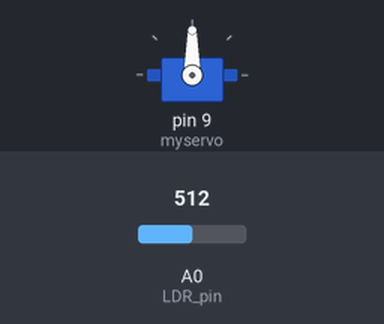
The sketch below on a simulated Arduino Uno, built with avr-gcc and run on an emulated ATmega328P. Shown: servo. Inputs (shaded band) come from the test bench; at power-on: A0 (LDR_pin) = 512.

Above: at 1.2 s.
1.3 s: A0 (LDR_pin) set to 716
At 2.3 s:
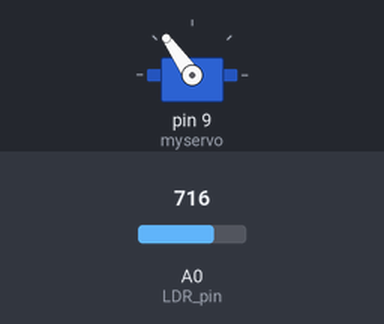
2.8 s: A0 (LDR_pin) set to 900
At 3.2 s:
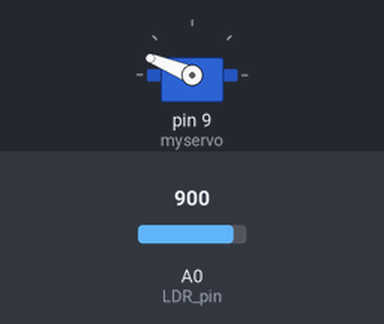
4.3 s: A0 (LDR_pin) set to 1023
At 4.6 s:
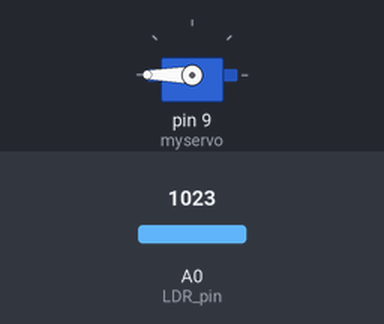
5.8 s: A0 (LDR_pin) set to 306
At 6.6 s:
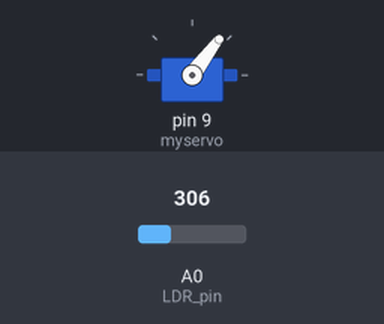
7.3 s: A0 (LDR_pin) set to 122
At 8.1 s:
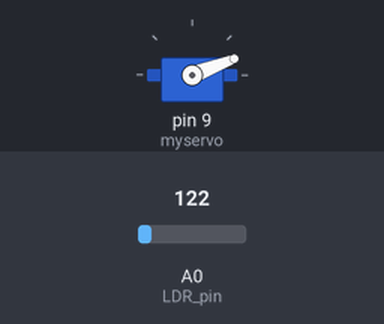
Timing chart, 0 to 9.8 s (numbered marks = the images above; inputs shaded):
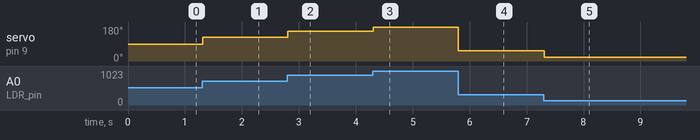

Measured:
- after the input at 1.3 s, servo on pin 9 (myservo): 90° → 125° at once
- after the input at 2.8 s, servo on pin 9 (myservo): 125° → 158° at once
- after the input at 4.3 s, servo on pin 9 (myservo): 158° → 180° at once
- after the input at 5.8 s, servo on pin 9 (myservo): 180° → 53° at once
- after the input at 7.3 s, servo on pin 9 (myservo): 53° → 21° at once

The sketch:

knob.ino
```cpp
/*
  Controlling a servo position using an LDR (Light Dependant Resistor)
  Reads the analog input on pin 0, from the LDR.
  Uses the value red from the LDR to change the position of the servo, connected to pin 9.
  This example code is a variant from Knob, found in the public domain.

  version of March 4th 2015
  by Airbus Team XX
 */

// We tell Arduino that we will use a library called Servo in this sketch
#include <Servo.h>

Servo myservo;  // create servo object to control a servo

int LDR_pin = 0;  // analog pin used to connect the potentiometer
int val;    // variable to read the value from the analog pin

void setup()
{
  myservo.attach(9);  // attaches the servo on pin 9 to the servo object
}

void loop()
{
  val = analogRead(LDR_pin);            // reads the value of the potentiometer (value between 0 and 1023)
  val = map(val, 0, 1023, 0, 180);     // scale it to use it with the servo (value between 0 and 180)
  val = constrain(val, 0, 180);        // limits the values to the interval [0..180]
  myservo.write(val);                  // sets the servo position according to the scaled value
  delay(15);                           // waits for the servo to get there
}
```
